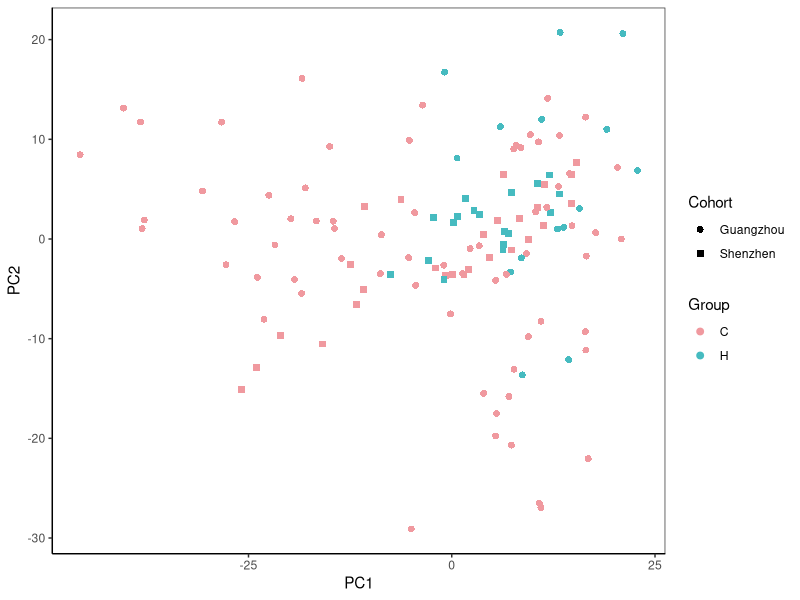
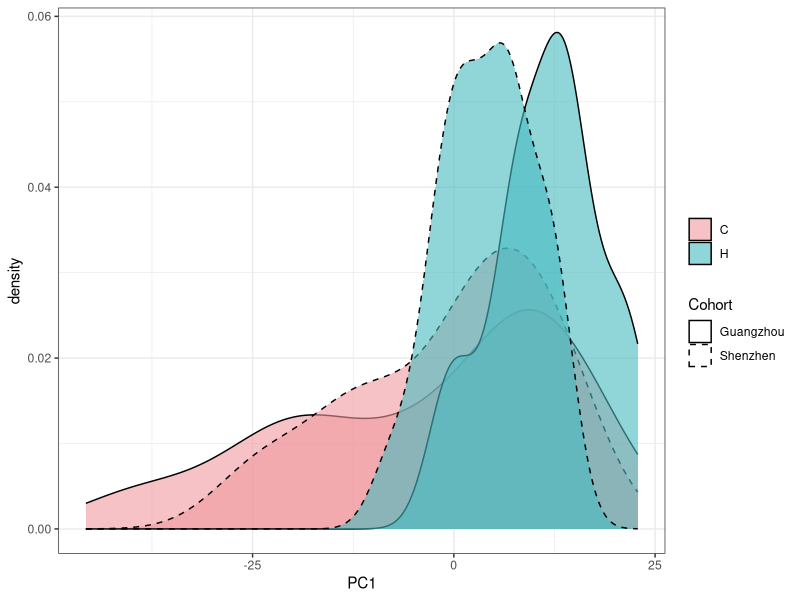
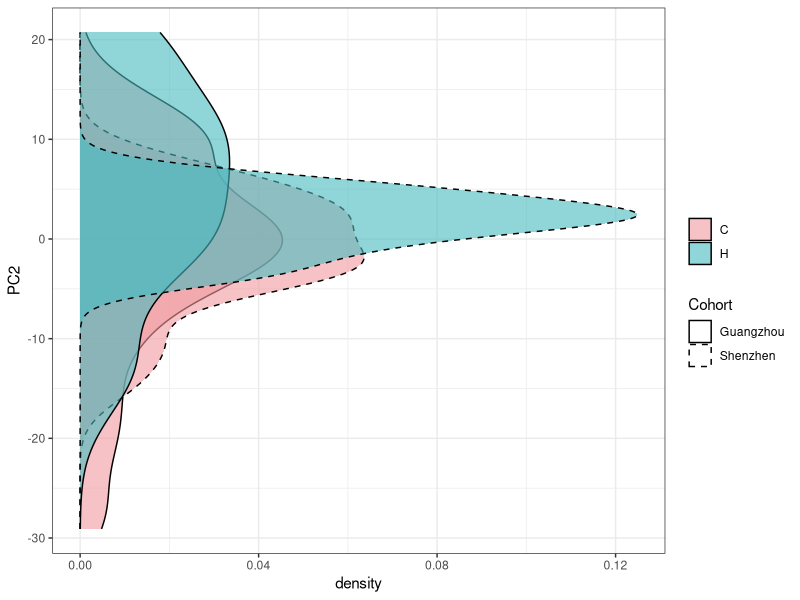
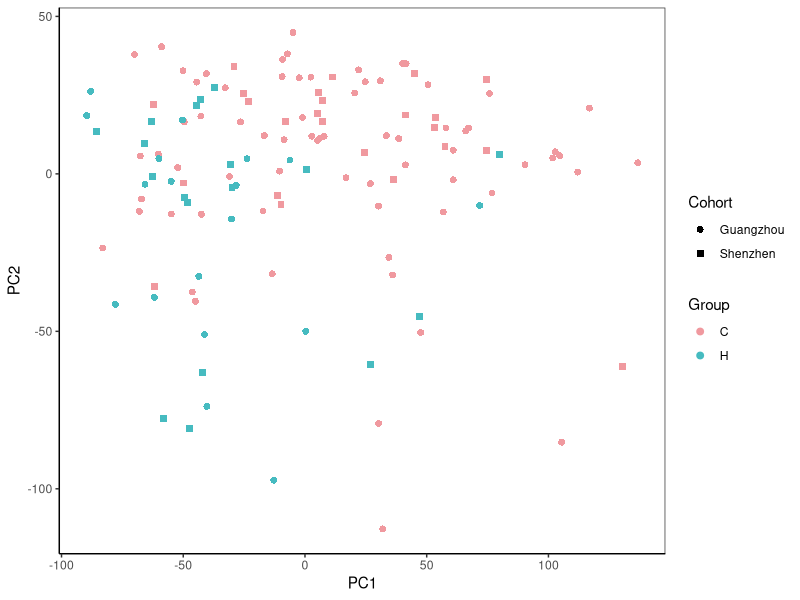
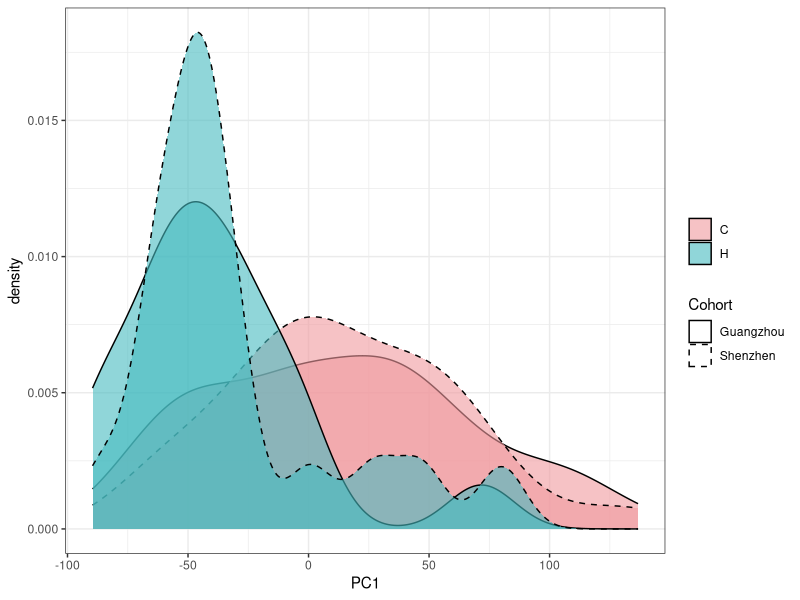
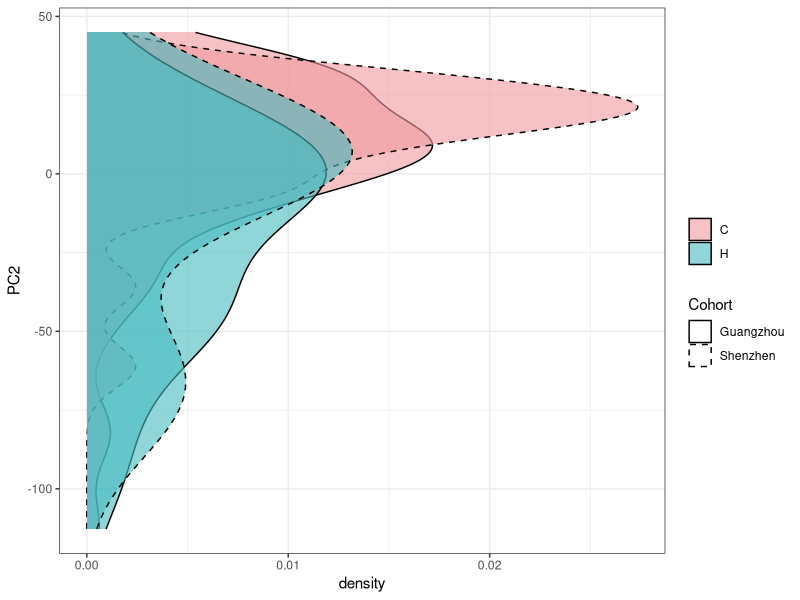
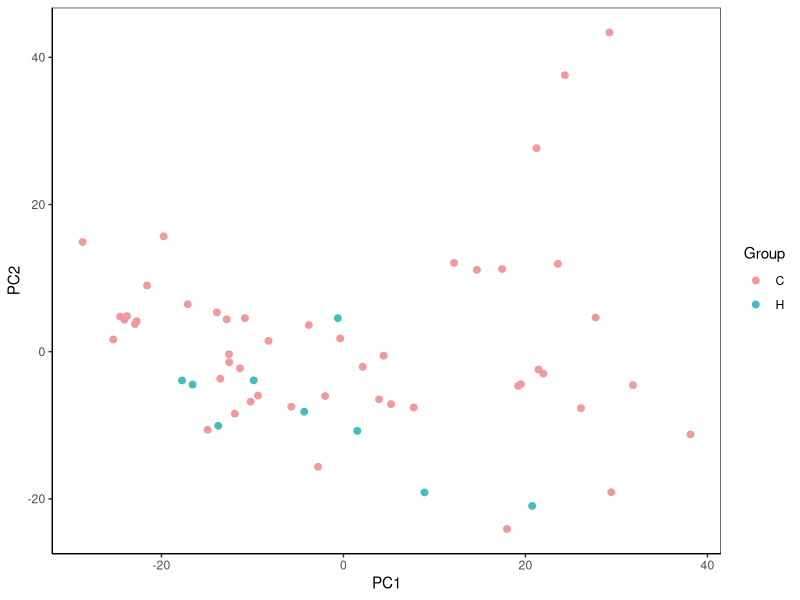
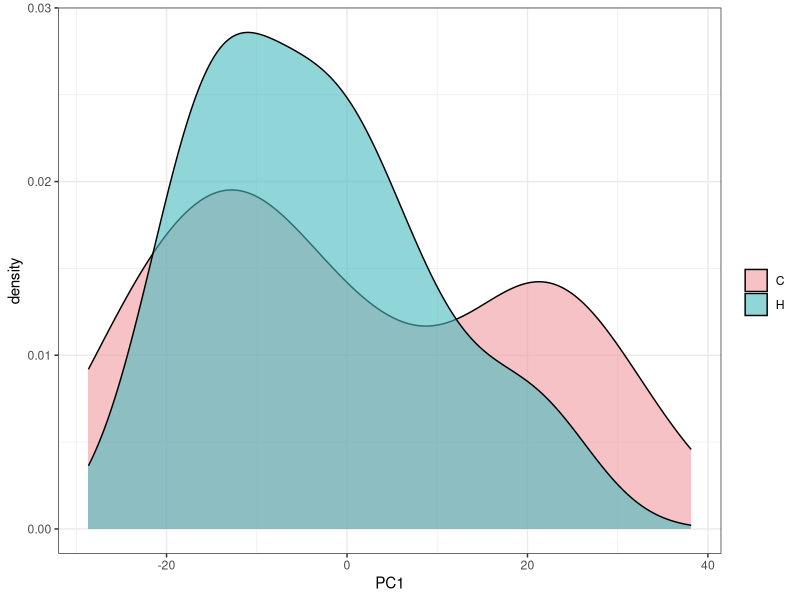

Generate these figures, in order, with R: (Note: this script raises an error after producing the figures.)
list.files()

library(readxl)
excel_sheets("Fig 2 Source Data.xlsx")

library(dplyr)

# Figure 2a ------------------------------------------

# Figure 2a. metabolome #######
rm(list = ls())
dat.metab <- read_excel("Fig 2 Source Data.xlsx", sheet = "Fig 2a metabolome PCA")

library(ggplot2)
pca <- dat.metab
Fig2a.metab.pca <- ggplot(pca,aes(PC1,PC2))+
  geom_point(size=2,aes(col=Group,shape=Cohort))+
  scale_color_manual(values=c("#f0999f","#46bbc0"))+
  scale_shape_manual(values=c(16,15)) +
  theme_bw()+theme(axis.line = element_line(colour = "black"),
                   panel.grid.major = element_blank(),
                   panel.grid.minor = element_blank(),
                   panel.background = element_blank())
Fig2a.metab.pca

pca$GROUP = paste(pca$Group,"|", pca$Cohort,sep = "")

Fig2a.metab.pc1.density <-
  ggplot(pca) +
  geom_density(aes(x=PC1, group=GROUP, fill=Group, linetype=Cohort),
               color="black", alpha=0.6, position = 'identity') +
  scale_fill_manual(values=c("#f0999f","#46bbc0")) +
  theme_bw() +
  scale_linetype_manual(values = c("solid","dashed"))+
  labs(fill="")
Fig2a.metab.pc1.density

Fig2a.metab.pc2.density <-
  ggplot(pca) +
  geom_density(aes(x=PC2, group=GROUP, fill=Group, linetype=Cohort),
               color="black", alpha=0.6, position = 'identity') +
  scale_fill_manual(values=c("#f0999f","#46bbc0")) +
  theme_bw() +
  scale_linetype_manual(values = c("solid","dashed"))+
  labs(fill="") + 
  coord_flip()
Fig2a.metab.pc2.density



# Figure 2a. metabolome #######
excel_sheets("Fig 2 Source Data.xlsx")
rm(list = ls())
dat.trans <- read_excel("Fig 2 Source Data.xlsx", sheet = "Fig 2a transcriptome PCA")

#library(ggplot2)
pca <- dat.trans
Fig2a.trans.pca <- ggplot(pca,aes(PC1,PC2))+
  geom_point(size=2,aes(col=Group,shape=Cohort))+ 
  scale_color_manual(values=c("#f0999f","#46bbc0"))+
  scale_shape_manual(values=c(16,15)) +
  theme_bw()+theme(axis.line = element_line(colour = "black"),
                   panel.grid.major = element_blank(),
                   panel.grid.minor = element_blank(),
                   panel.background = element_blank())
Fig2a.trans.pca

pca$GROUP = paste(pca$Group,"|", pca$Cohort,sep = "")

Fig2a.trans.pc1.density <-
  ggplot(pca) +
  geom_density(aes(x=PC1, group=GROUP, fill=Group, linetype=Cohort),
               color="black", alpha=0.6, position = 'identity') +
  scale_fill_manual(values=c("#f0999f","#46bbc0")) +
  theme_bw() +
  scale_linetype_manual(values = c("solid","dashed"))+
  labs(fill="")
Fig2a.trans.pc1.density

Fig2a.trans.pc2.density <-
  ggplot(pca) +
  geom_density(aes(x=PC2, group=GROUP, fill=Group, linetype=Cohort),
               color="black", alpha=0.6, position = 'identity') +
  scale_fill_manual(values=c("#f0999f","#46bbc0")) +
  theme_bw() +
  scale_linetype_manual(values = c("solid","dashed"))+
  labs(fill="") + 
  coord_flip()
Fig2a.trans.pc2.density


# Figure 2a. sputum proteome #######
excel_sheets("Fig 2 Source Data.xlsx")
rm(list = ls())
dat.sputum <- read_excel("Fig 2 Source Data.xlsx", sheet = "Fig 2a sputum proteome PCA")

#library(ggplot2)
pca <- dat.sputum
Fig2a.sputum.pca <- ggplot(pca,aes(PC1,PC2))+
  geom_point(size=2,aes(col=Group))+
  scale_color_manual(values=c("#f0999f","#46bbc0"))+
  scale_shape_manual(values=c(16,15)) +
  theme_bw()+theme(axis.line = element_line(colour = "black"),
                   panel.grid.major = element_blank(),
                   panel.grid.minor = element_blank(),
                   panel.background = element_blank())
Fig2a.sputum.pca

Fig2a.sputum.pc1.density <-
  ggplot(pca) +
  geom_density(aes(x=PC1, group=Group, fill=Group),
               color="black", alpha=0.6, position = 'identity') +
  scale_fill_manual(values=c("#f0999f","#46bbc0")) +
  theme_bw() +
  scale_linetype_manual(values = c("solid","dashed"))+
  labs(fill="")
Fig2a.sputum.pc1.density

Fig2a.sputum.pc2.density <-
  ggplot(pca) +
  geom_density(aes(x=PC2, group=Group, fill=Group),
               color="black", alpha=0.6, position = 'identity') +
  scale_fill_manual(values=c("#f0999f","#46bbc0")) +
  theme_bw() +
  scale_linetype_manual(values = c("solid","dashed"))+
  labs(fill="") + 
  coord_flip()
Fig2a.sputum.pc2.density


# Figure 2a. serum proteome #######
excel_sheets("Fig 2 Source Data.xlsx")
rm(list = ls())
dat.serum <- read_excel("Fig 2 Source Data.xlsx", sheet = "Fig 2a serum proteome PCA")

#library(ggplot2)
pca <- dat.serum
Fig2a.serum.pca <- ggplot(pca,aes(PC1,PC2))+
  geom_point(size=2,aes(col=Group))+  
  scale_color_manual(values=c("#f0999f","#46bbc0"))+
  scale_shape_manual(values=c(16,15)) +
  theme_bw()+theme(axis.line = element_line(colour = "black"),
                   panel.grid.major = element_blank(),
                   panel.grid.minor = element_blank(),
                   panel.background = element_blank())
Fig2a.serum.pca

Fig2a.serum.pc1.density <-
  ggplot(pca) +
  geom_density(aes(x=PC1, group=Group, fill=Group),
               color="black", alpha=0.6, position = 'identity') +
  scale_fill_manual(values=c("#f0999f","#46bbc0")) +
  theme_bw() +
  scale_linetype_manual(values = c("solid","dashed"))+
  labs(fill="")
Fig2a.serum.pc1.density

Fig2a.serum.pc2.density <-
  ggplot(pca) +
  geom_density(aes(x=PC2, group=Group, fill=Group),
               color="black", alpha=0.6, position = 'identity') +
  scale_fill_manual(values=c("#f0999f","#46bbc0")) +
  theme_bw() +
  scale_linetype_manual(values = c("solid","dashed"))+
  labs(fill="") + 
  coord_flip()
Fig2a.serum.pc2.density


# Figure 2b ------------------------------------------
excel_sheets("Fig 2 Source Data.xlsx")
rm(list = ls())
metab.modules <- read_excel("Fig 2 Source Data.xlsx", sheet = "Fig 2b metab modules")
metab.features <- read_excel("Fig 2 Source Data.xlsx", sheet = "Fig 2b metab features")

# Figure 2b.density of modules ####
data <- metab.modules
library(reshape2)
data2<-melt(data,id.vals=c("NAME","CLASS","GROUP") )
md.levels <- c("MEbrown4","MEmediumpurple1","MEskyblue3","MElavenderblush3","MEslateblue",
               "MEsalmon2","MEbisque4","MEplum","MEmidnightblue","MEindianred4")

data2$variable=factor(data2$variable,levels=md.levels)
data2$GROUP4 <- paste(data2$GROUP,data2$CLASS, sep = "|")
Fig2b.density <- ggplot(data2,aes(data2$value))+
  geom_density(aes(group=data2$GROUP4,fill=data2$CLASS,alpha=0.4,linetype=data2$GROUP))+
  scale_color_manual(values=c("#f0999f","#46bbc0"))+
  facet_wrap(~data2$variable,scale="free",ncol=1)+
  scale_linetype_manual(values=c("solid","dashed"))+
  scale_x_continuous(limits=c(-0.2,0.2)) +
  theme_bw()+theme(axis.line = element_line(colour = "black"),
                   panel.grid.major = element_blank(),
                   panel.grid.minor = element_blank(),
                   panel.background = element_blank())
Fig2b.density
ggsave(Fig2b.density, filename = "Fig2b.density.pdf",device = "pdf", width = 4, height = 10)

# Figure 2b.heatmap ####
data <- metab.features 
data.Sz <- metab.features %>% select(starts_with("Z")) 
data.Gz <- metab.features %>% select(!starts_with("Z")) %>% select(-Metabolite, -Group)

colors<-c(seq(-4,0,length=51),seq(0.1,4,length=50))
my_palette<- colorRampPalette(c("#EE9494","#F6E572","#94EE9D","#94E1EE","#94B3EE","white","white","white","white","white","white","white"))(n=100)
library(gplots)
pdf( "Fig2b.metab.hm.Sz.pdf") #save figure2b.metab.heamap.Shenzhen in pdf
heatmap.2(as.matrix(data.Sz),
          breaks=colors, scale="row", trace="none", 
          Rowv=FALSE, dendrogram='column',hclustfun = function(x) hclust(x, method="ward.D2"),
          col=rev(my_palette))
dev.off()

pdf( "Fig2b.metab.hm.Gz.pdf") #save figure2b.metab.heamap.Guangzhou in pdf
heatmap.2(as.matrix(data.Gz),
          breaks=colors, scale="row", trace="none", 
          Rowv=FALSE, dendrogram='column',hclustfun = function(x) hclust(x, method="ward.D2"),
          col=rev(my_palette))  
dev.off()


## Figure 2c ------------------------------------------
excel_sheets("Fig 2 Source Data.xlsx")
rm(list = ls())
trans.modules <- read_excel("Fig 2 Source Data.xlsx", sheet = "Fig 2c trans modules")
trans.features <- read_excel("Fig 2 Source Data.xlsx", sheet = "Fig 2c trans features")

# Figure 2c.density of modules ####
data <- trans.modules
#library(reshape2)
data2<-melt(data,id.vals=c("NAME","CLASS","GROUP") )
md.levels <- c("MEcyan","MEdarkmagenta.1",
               "MEorangered4","MEskyblue2",
               "MEblueviolet","MEthistle4",
			   "MElightyellow","MEchocolate4",
			   "MEbisque4.1","MEsnow4")

data2$variable=factor(data2$variable,levels=md.levels)
data2$GROUP4 <- paste(data2$GROUP,data2$CLASS, sep = "|")
Fig2c.density <- ggplot(data2,aes(value))+
  geom_density(aes(group=GROUP4,fill=CLASS,alpha=0.4,linetype=GROUP))+
  scale_color_manual(values=c("#f0999f","#46bbc0"))+
  facet_wrap(~variable,scale="free",ncol=1)+
  scale_linetype_manual(values=c("solid","dashed"))+
  scale_x_continuous(limits=c(-0.2,0.2)) +
  theme_bw()+theme(axis.line = element_line(colour = "black"),
                   panel.grid.major = element_blank(),
                   panel.grid.minor = element_blank(),
                   panel.background = element_blank())
Fig2c.density
ggsave(Fig2c.density, filename = "Fig2c.density.pdf",device = "pdf", width = 4, height = 10)


# Figure 2c.heatmap ####
data <- trans.features 
data.Sz <- trans.features %>% select(starts_with("Z")) 
data.Gz <- trans.features %>% select(!starts_with("Z")) %>% select(-Gene, -Module)

colors <- c(seq(-4, 0, length=51), seq(0.1, 4, length=50))
my_palette<- colorRampPalette(c("#EE9494","#F6E572","#94EE9D","#94E1EE","#94B3EE","white","white","white","white","white","white","white"))(n=100)
#library(gplots)
#pdf( "Fig2c.trans.hm.Sz.pdf") #save figure2c.trans.heamap.Shenzhen in pdf
heatmap.2(as.matrix(data.Sz),
          breaks=colors, scale="row", trace="none", 
          Rowv=FALSE, dendrogram='column',hclustfun = function(x) hclust(x, method="ward.D2"),
          col=rev(my_palette))
#dev.off()

pdf( "Fig2c.trans.hm.Gz.pdf") #save figure2c.trans.heamap.Guangzhou in pdf
heatmap.2(as.matrix(data.Gz),
          breaks=colors, scale="row", trace="none", hclustfun = function(x) hclust(x, method="ward.D2"),
          Rowv=FALSE, dendrogram='column',
          col=rev(my_palette))
dev.off()


## Figure 2d ------------------------------------------
excel_sheets("Fig 2 data.xlsx")
rm(list = ls())
prot.features <- read_excel("Fig 2 Source Data.xlsx", sheet = "Fig 2d proteome features")
sputum.p <- prot.features %>% select(SampleID, Group, starts_with("Sputum"))
serum.p <- prot.features %>% select(SampleID, Group, starts_with("serum"))

# Figure2d. sputum proteome ####
data <- sputum.p

data.l <- reshape2::melt(data, id.vars=c("SampleID", "Group"))
sapply(data.l,class)
data.l_positive <- data.l %>% filter(value > 0)

H_median_df <- data.l_positive %>% filter(Group == "H") %>% 
  group_by(variable) %>% summarise(H_median =median(value)) %>%
  as.data.frame(stringsAsFactors=F)

plotDat <- 
  merge(data.l_positive,H_median_df,by="variable") %>%
  mutate(normalized_value = value/H_median) %>% 
  mutate(normalized.log = log10(normalized_value))


Fig2d.sputum <- ggplot(plotDat,aes(normalized.log))+
  geom_density(aes(group=Group,fill=Group,alpha=0.4))+
  scale_color_manual(values=c("#f0999f","#46bbc0"))+
  facet_wrap(~variable,scale="free",ncol = 1) +
  # scale_linetype_manual(values=c("solid","dashed"))+
  #scale_x_continuous(limits=c(-0.2,0.2))+
  theme_bw()+theme(axis.line = element_line(colour = "black"),
                   panel.grid.major = element_blank(),
                   panel.grid.minor = element_blank(),
                   panel.background = element_blank())

Fig2d.sputum 
ggsave(Fig2d.sputum, filename = 'Fig2d.sputum.pdf', device = "pdf",width = 4,height = 10)



# Figure2d. serum proteome ####
data <- serum.p

data.l <- reshape2::melt(data, id.vars=c("SampleID", "Group"))
sapply(data.l,class)
data.l_positive <- data.l %>% filter(value > 0)

H_median_df <- data.l_positive %>% filter(Group == "H") %>% 
  group_by(variable) %>% summarise(H_median =median(value)) %>%
  as.data.frame(stringsAsFactors=F)

plotDat <- 
  merge(data.l_positive,H_median_df,by="variable") %>%
  mutate(normalized_value = value/H_median) %>% 
  mutate(normalized.log = log10(normalized_value))


Fig2d.serum <- ggplot(plotDat,aes(normalized.log))+
  geom_density(aes(group=Group,fill=Group,alpha=0.4))+
  scale_color_manual(values=c("#f0999f","#46bbc0"))+
  facet_wrap(~variable,scale="free",ncol = 1) +
  # scale_linetype_manual(values=c("solid","dashed"))+
  scale_x_continuous(limits=c(-0.2,0.2))+
  theme_bw()+theme(axis.line = element_line(colour = "black"),
                   panel.grid.major = element_blank(),
                   panel.grid.minor = element_blank(),
                   panel.background = element_blank())

Fig2d.serum 
ggsave(Fig2d.serum, filename = 'Fig2d.serum.pdf', device = "pdf",width = 4,height = 4)
